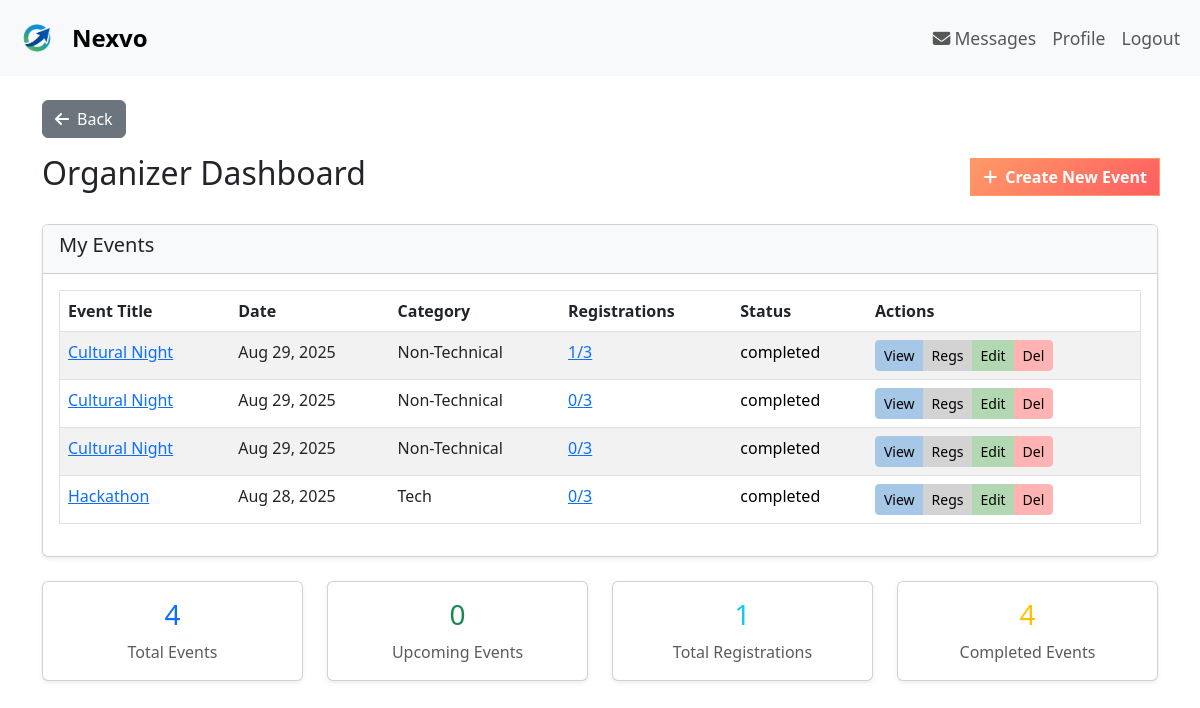
/organizer-dashboard/ (signed in), run on an earlier commit of the app's database.
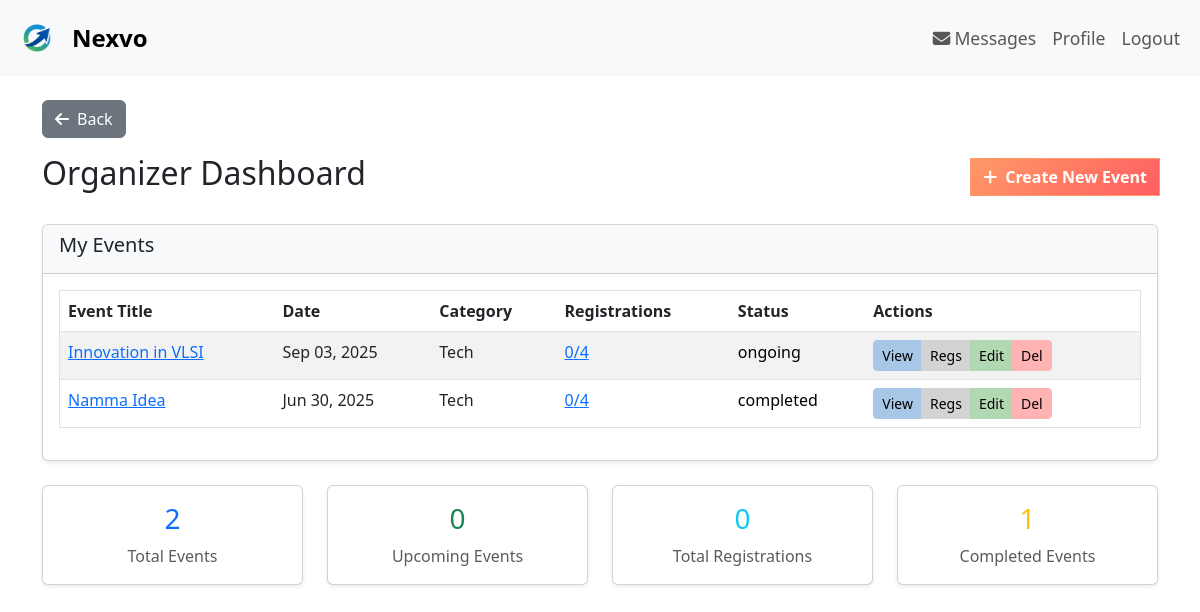
And on a later commit of the database.
### events/models.py (models this page shows, shortened)
class Event(models.Model):
    title = models.CharField(max_length=200)
    description = models.TextField()
    organizer = models.ForeignKey(User, on_delete=models.CASCADE, related_name='organized_events')
    category = models.ForeignKey(Category, on_delete=models.CASCADE)
    date = models.DateTimeField()
    location = models.CharField(max_length=200)
    max_participants = models.IntegerField()
    registration_link = models.URLField(help_text="Google Form registration link")
    created_at = models.DateTimeField(auto_now_add=True)
    updated_at = models.DateTimeField(auto_now=True)
    start_time = models.DateTimeField()
    duration = models.IntegerField(default=60)
    image = models.ImageField(upload_to='event_posters/', blank=True, null=True)
    @property
    def status(self):
        now = timezone.now()
        start_time_utc = self.start_time.astimezone(datetime.timezone.utc) if self.start_time.tzinfo else timezone.make_aware(self.start_time, datetime.timezone.utc)
        end_time_utc = start_time_utc + timedelta(minutes=self.duration)
        if now < start_time_utc:
            return 'upcoming'
        elif start_time_utc <= now <= end_time_utc:
            return 'ongoing'
        else:
            return 'completed'
    @property
    def registered_count(self):
        return self.registrations_real.count()

class Category(models.Model):
    name = models.CharField(max_length=100)
    description = models.TextField(blank=True)
    class Meta:
        verbose_name_plural = "Categories"

### events/views.py (the view)
# urls.py: path('organizer-dashboard/', views.organizer_dashboard, name='organizer_dashboard'),
@login_required
def organizer_dashboard(request):
    if request.user.user_type != 'organizer':
        messages.error(request, 'Access denied. Organizers only.')
        return redirect('home')
    events = Event.objects.filter(organizer=request.user).order_by('-created_at')
    upcoming_events_count = len([event for event in events if event.status == 'upcoming'])
    completed_events_count = len([event for event in events if event.status == 'completed'])
    total_registrations = sum(event.registered_count for event in events)
    context = {
        'events': events,
        'upcoming_events_count': upcoming_events_count,
        'completed_events_count': completed_events_count,
        'total_registrations': total_registrations,
    }
    return render(request, 'events/organizer_dashboard.html', context)

### event_networking/context_processors.py (called while the page is built)
def unread_message_count(request):
    if request.user.is_authenticated:
        count = Message.objects.filter(receiver=request.user, is_read=False).count()
        return {'unread_message_count': count}
    return {'unread_message_count': 0}

### templates/events/organizer_dashboard.html (shortened to what the changed rows need)
{% extends 'base.html' %}
{% block content %}
<div class="row">
    <div class="col-12">
        <div class="d-flex justify-content-between align-items-center mb-4">
            <h2>Organizer Dashboard</h2>
        </div>
    </div>
</div>
<div class="row">
    <div class="col-12">
        <div class="card shadow-sm">
            <div class="card-body">
                {% if events %}
                <div class="table-responsive">
                    <table class="table table-hover table-striped border">
                        <thead>
                            <tr>
                                <th>Event Title</th>
                                <th>Date</th>
                                <th>Category</th>
                                <th>Registrations</th>
                                <th>Status</th>
                                <th>Actions</th>
                            </tr>
                        </thead>
                        <tbody>
                            {% for event in events %}
                            <tr>
                                <td>
                                    <a href="{% url 'event_detail' event.pk %}">{{ event.title }}</a>
                                </td>
                                <td>{{ event.date|date:"M d, Y" }}</td>
                                <td>{{ event.category.name }}</td>
                                <td>
                                    <a href="{% url 'event_registrations' event.id %}">
                                        {{ event.registered_count }}/{{ event.max_participants }}
                                    </a>
                                </td>
                                <td>
                                    <span class="text-black">{{ event.status }}</span>
                                </td>
                                <td>
                                    <div class="btn-group btn-group-sm" role="group">
                                        <a href="{% url 'event_detail' event.pk %}" class="btn btn-view">View</a>
                                        <a href="{% url 'event_registrations' event.id %}" class="btn btn-regs">Regs</a>
                                        <a href="{% url 'event_update' event.pk %}" class="btn btn-edit">Edit</a>
                                        <a href="{% url 'event_delete' event.pk %}" class="btn btn-delete">Del</a>
                                    </div>
                                </td>
                            </tr>
                            {% endfor %}
                        </tbody>
                    </table>
                </div>
                {% endif %}
            </div>
        </div>
    </div>
</div>
<div class="row mt-4">
    <div class="col-md-3 mb-4">
        <div class="card text-center shadow-sm">
            <div class="card-body">
                <h3 class="text-primary mb-2">{{ events|length }}</h3>
                <p class="card-text text-muted">Total Events</p>
            </div>
        </div>
    </div>
    <div class="col-md-3 mb-4">
        <div class="card text-center shadow-sm">
            <div class="card-body">
                <h3 class="text-info mb-2">
                    {{ total_registrations }}
                </h3>
                <p class="card-text text-muted">Total Registrations</p>
            </div>
        </div>
    </div>
    <div class="col-md-3 mb-4">
        <div class="card text-center shadow-sm">
            <div class="card-body">
                <h3 class="text-warning mb-2">
                    {{ completed_events_count }}
                </h3>
                <p class="card-text text-muted">Completed Events</p>
            </div>
        </div>
    </div>
</div>
{% endblock %}

What changed in the data, as far as the page shows it:
removed Event: title "Cultural Night", date "Aug 29, 2025", category.name "Non-Technical", registered_count "1", max_participants "3", status "completed"
removed Event: title "Cultural Night", date "Aug 29, 2025", category.name "Non-Technical", registered_count "0", max_participants "3", status "completed"
removed Event: title "Cultural Night", date "Aug 29, 2025", category.name "Non-Technical", registered_count "0", max_participants "3", status "completed"
removed Event: title "Hackathon", date "Aug 28, 2025", category.name "Tech", registered_count "0", max_participants "3", status "completed"
added Event: title "Innovation in VLSI", date "Sep 03, 2025", category.name "Tech", registered_count "0", max_participants "4", status "ongoing"
added Event: title "Namma Idea", date "Jun 30, 2025", category.name "Tech", registered_count "0", max_participants "4", status "completed"
Also different on the page:
{{ events|length }}: "4" → "2"
{{ total_registrations }}: "1" → "0"
{{ completed_events_count }}: "4" → "1"
